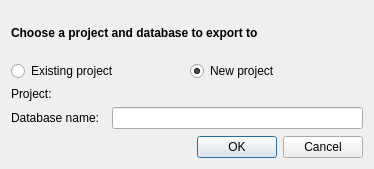
<?xml version="1.0" encoding="UTF-8"?>
<ui version="4.0">
 <class>Dialog</class>
 <widget class="QDialog" name="Dialog">
  <property name="geometry">
   <rect>
    <x>0</x>
    <y>0</y>
    <width>374</width>
    <height>169</height>
   </rect>
  </property>
  <property name="windowTitle">
   <string>Export to Brightway</string>
  </property>
  <layout class="QGridLayout" name="gridLayout">
   <item row="0" column="0">
    <layout class="QVBoxLayout" name="verticalLayout">
     <item>
      <widget class="QLabel" name="label">
       <property name="font">
        <font>
         <weight>75</weight>
         <bold>true</bold>
        </font>
       </property>
       <property name="text">
        <string>Choose a project and database to export to</string>
       </property>
      </widget>
     </item>
     <item>
      <layout class="QHBoxLayout" name="horizontalLayout">
       <item>
        <widget class="QRadioButton" name="existingRadioButton">
         <property name="text">
          <string>Existing project</string>
         </property>
        </widget>
       </item>
       <item>
        <widget class="QRadioButton" name="newRadioButton">
         <property name="text">
          <string>New project</string>
         </property>
         <property name="checked">
          <bool>true</bool>
         </property>
        </widget>
       </item>
      </layout>
     </item>
     <item>
      <layout class="QFormLayout" name="formLayout">
       <item row="0" column="0">
        <widget class="QLabel" name="label_2">
         <property name="text">
          <string>Project:  </string>
         </property>
        </widget>
       </item>
       <item row="1" column="0">
        <widget class="QLabel" name="label_3">
         <property name="text">
          <string>Database name:  </string>
         </property>
        </widget>
       </item>
       <item row="1" column="1">
        <widget class="QLineEdit" name="databaseLineEdit"/>
       </item>
       <item row="0" column="1">
        <layout class="QHBoxLayout" name="projectChoiceLayout"/>
       </item>
      </layout>
     </item>
    </layout>
   </item>
   <item row="1" column="0">
    <widget class="QDialogButtonBox" name="buttonBox">
     <property name="orientation">
      <enum>Qt::Horizontal</enum>
     </property>
     <property name="standardButtons">
      <set>QDialogButtonBox::Cancel|QDialogButtonBox::Ok</set>
     </property>
    </widget>
   </item>
  </layout>
 </widget>
 <resources/>
 <connections>
  <connection>
   <sender>buttonBox</sender>
   <signal>accepted()</signal>
   <receiver>Dialog</receiver>
   <slot>accept()</slot>
   <hints>
    <hint type="sourcelabel">
     <x>248</x>
     <y>254</y>
    </hint>
    <hint type="destinationlabel">
     <x>157</x>
     <y>274</y>
    </hint>
   </hints>
  </connection>
  <connection>
   <sender>buttonBox</sender>
   <signal>rejected()</signal>
   <receiver>Dialog</receiver>
   <slot>reject()</slot>
   <hints>
    <hint type="sourcelabel">
     <x>316</x>
     <y>260</y>
    </hint>
    <hint type="destinationlabel">
     <x>286</x>
     <y>274</y>
    </hint>
   </hints>
  </connection>
 </connections>
</ui>
